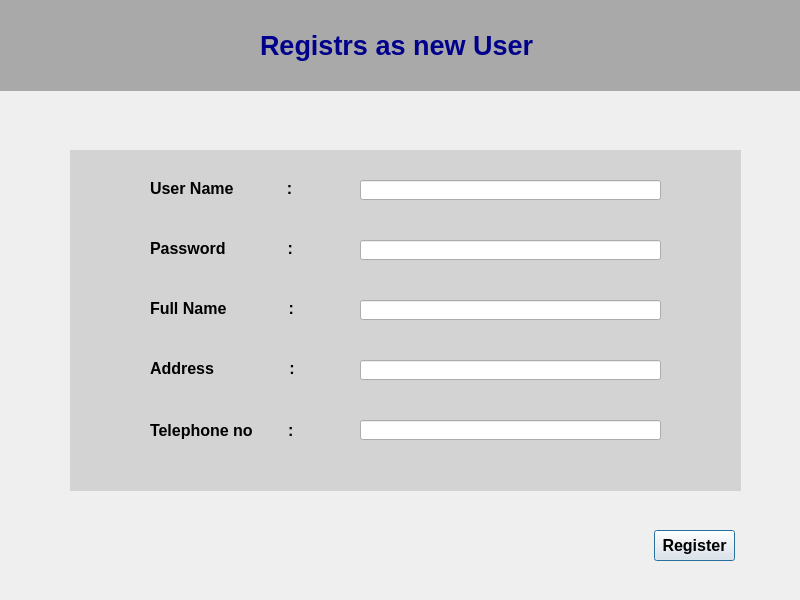
<?xml version="1.0" encoding="UTF-8"?>
<ui version="4.0">
 <class>Register</class>
 <widget class="QDialog" name="Register">
  <property name="geometry">
   <rect>
    <x>0</x>
    <y>0</y>
    <width>800</width>
    <height>600</height>
   </rect>
  </property>
  <property name="windowTitle">
   <string>Register </string>
  </property>
  <widget class="QWidget" name="widgetre1" native="true">
   <property name="geometry">
    <rect>
     <x>0</x>
     <y>0</y>
     <width>801</width>
     <height>91</height>
    </rect>
   </property>
   <property name="styleSheet">
    <string notr="true">#widgetre1{

background:darkgray;

}</string>
   </property>
   <widget class="QLabel" name="labelre1">
    <property name="geometry">
     <rect>
      <x>260</x>
      <y>30</y>
      <width>291</width>
      <height>31</height>
     </rect>
    </property>
    <property name="font">
     <font>
      <pointsize>20</pointsize>
      <weight>75</weight>
      <bold>true</bold>
     </font>
    </property>
    <property name="styleSheet">
     <string notr="true">#labelre1{

color:darkblue;


}</string>
    </property>
    <property name="text">
     <string>Registrs as new User</string>
    </property>
   </widget>
  </widget>
  <widget class="QWidget" name="widgetre2" native="true">
   <property name="geometry">
    <rect>
     <x>70</x>
     <y>150</y>
     <width>671</width>
     <height>341</height>
    </rect>
   </property>
   <property name="styleSheet">
    <string notr="true">#widgetre2{

background:lightgray;

}</string>
   </property>
   <widget class="QLabel" name="label">
    <property name="geometry">
     <rect>
      <x>80</x>
      <y>150</y>
      <width>161</width>
      <height>16</height>
     </rect>
    </property>
    <property name="font">
     <font>
      <pointsize>12</pointsize>
      <weight>75</weight>
      <bold>true</bold>
     </font>
    </property>
    <property name="text">
     <string>Full Name              :</string>
    </property>
   </widget>
   <widget class="QLabel" name="label_2">
    <property name="geometry">
     <rect>
      <x>80</x>
      <y>30</y>
      <width>161</width>
      <height>16</height>
     </rect>
    </property>
    <property name="font">
     <font>
      <pointsize>12</pointsize>
      <weight>75</weight>
      <bold>true</bold>
     </font>
    </property>
    <property name="text">
     <string>User Name            :</string>
    </property>
   </widget>
   <widget class="QLabel" name="label_3">
    <property name="geometry">
     <rect>
      <x>80</x>
      <y>210</y>
      <width>161</width>
      <height>16</height>
     </rect>
    </property>
    <property name="font">
     <font>
      <pointsize>12</pointsize>
      <weight>75</weight>
      <bold>true</bold>
     </font>
    </property>
    <property name="text">
     <string>Address                 :</string>
    </property>
   </widget>
   <widget class="QLabel" name="label_4">
    <property name="geometry">
     <rect>
      <x>80</x>
      <y>270</y>
      <width>171</width>
      <height>21</height>
     </rect>
    </property>
    <property name="font">
     <font>
      <pointsize>12</pointsize>
      <weight>75</weight>
      <bold>true</bold>
     </font>
    </property>
    <property name="text">
     <string>Telephone no        :</string>
    </property>
   </widget>
   <widget class="QLineEdit" name="lineEdit">
    <property name="geometry">
     <rect>
      <x>290</x>
      <y>30</y>
      <width>301</width>
      <height>20</height>
     </rect>
    </property>
   </widget>
   <widget class="QLineEdit" name="lineEdit_2">
    <property name="geometry">
     <rect>
      <x>290</x>
      <y>90</y>
      <width>301</width>
      <height>20</height>
     </rect>
    </property>
    <property name="echoMode">
     <enum>QLineEdit::Password</enum>
    </property>
   </widget>
   <widget class="QLineEdit" name="lineEdit_3">
    <property name="geometry">
     <rect>
      <x>290</x>
      <y>150</y>
      <width>301</width>
      <height>20</height>
     </rect>
    </property>
   </widget>
   <widget class="QLineEdit" name="lineEdit_4">
    <property name="geometry">
     <rect>
      <x>290</x>
      <y>210</y>
      <width>301</width>
      <height>20</height>
     </rect>
    </property>
   </widget>
   <widget class="QLabel" name="label_5">
    <property name="geometry">
     <rect>
      <x>80</x>
      <y>90</y>
      <width>161</width>
      <height>16</height>
     </rect>
    </property>
    <property name="font">
     <font>
      <pointsize>12</pointsize>
      <weight>75</weight>
      <bold>true</bold>
     </font>
    </property>
    <property name="text">
     <string>Password              :</string>
    </property>
   </widget>
   <widget class="QLineEdit" name="lineEdit_5">
    <property name="geometry">
     <rect>
      <x>290</x>
      <y>270</y>
      <width>301</width>
      <height>20</height>
     </rect>
    </property>
   </widget>
  </widget>
  <widget class="QPushButton" name="pushButton">
   <property name="geometry">
    <rect>
     <x>654</x>
     <y>530</y>
     <width>81</width>
     <height>31</height>
    </rect>
   </property>
   <property name="font">
    <font>
     <pointsize>12</pointsize>
     <weight>75</weight>
     <bold>true</bold>
    </font>
   </property>
   <property name="text">
    <string>Register</string>
   </property>
  </widget>
 </widget>
 <resources/>
 <connections/>
</ui>
